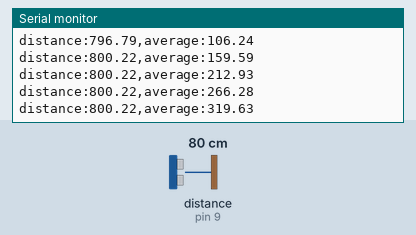
Bench run of a sketch on a simulated Arduino Uno, built with avr-gcc and run on an emulated ATmega328P. Shown: the last lines printed to the serial monitor. Wiring (inferred from the names in the program): ultrasonic range finder: trigger pin 8; echo pin 9. Inputs (shaded band) come from the test bench; at power-on: distance to the obstacle (sensor on pin 9) 80 cm. The echo pulse lasts 58.3 µs per cm.

Above: at 1.2 s.
1.3 s: distance to the obstacle (sensor on pin 9) set to 18 cm
At 1.4 s:
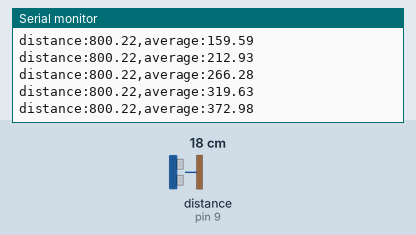
4.3 s: distance to the obstacle (sensor on pin 9) set to 2 cm
At 4.44 s:
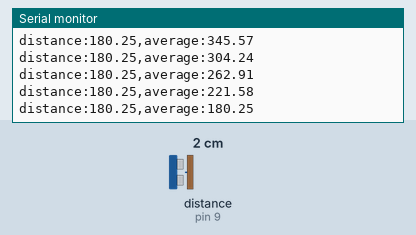
Timing chart, 0 to 7.3 s (numbered marks = the images above; inputs shaded):
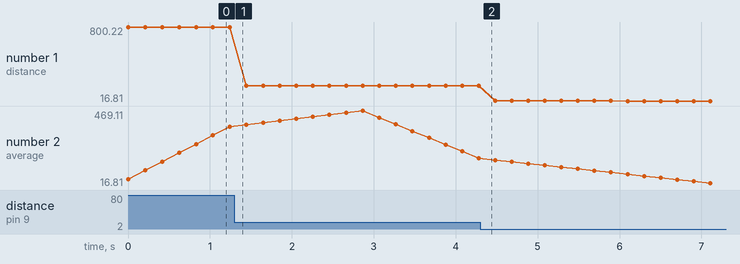

Measured:
- plotted number 1: 800.22 → 180.25 after the input at 1.3 s, 180.25 → 16.81 after the input at 4.3 s
- plotted number 2: 372.98 → 180.25 after the input at 1.3 s, 180.25 → 16.81 after the input at 4.3 s

The sketch:

Eric_fliter.ino
```cpp
const int triggerPin = 8;
const int echoPin = 9;
const int numReadings = 15;
float reading[numReadings];
int readIndex = 0;
float total = 0;
float average = 0;
long duration;
float distance;


void setup() {
  // put your setup code here, to run once:
pinMode(triggerPin, OUTPUT);
pinMode(echoPin, INPUT);
Serial.begin(9600);

for(int i = 0; i < numReadings; i++){
  reading[i] = 0;
  }
}

void loop() {
  // put your main code here, to run repeatedly:
  digitalWrite (triggerPin, HIGH);
  delayMicroseconds (10);
  digitalWrite (triggerPin, LOW);

   duration = pulseIn(echoPin , HIGH);
   distance = duration * 0.343 / 2;

   total = total - reading[readIndex];
   reading[readIndex] = distance;
   total = total + reading[readIndex];
   readIndex = (readIndex + 1) % numReadings;
   average = total / numReadings;

//   Serial.print("smoothed distance: ");
    Serial.print("distance:");
    Serial.print(distance);
    Serial.print(",");
    Serial.print("average:");
    Serial.println(average);
//   Serial.println(" mm");

   delay(200);
}
```
